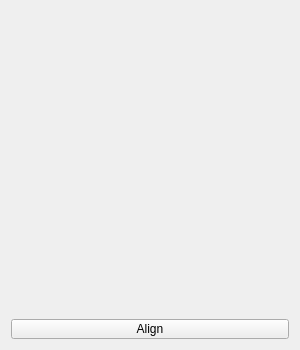
<?xml version="1.0" encoding="UTF-8"?>
<ui version="4.0">
 <class>centralWidget</class>
 <widget class="QWidget" name="centralWidget">
  <property name="geometry">
   <rect>
    <x>0</x>
    <y>0</y>
    <width>300</width>
    <height>350</height>
   </rect>
  </property>
  <property name="windowTitle">
   <string>Form</string>
  </property>
  <layout class="QVBoxLayout" name="centralLayout">
   <item>
    <widget class="QScrollArea" name="scrollArea">
     <property name="frameShape">
      <enum>QFrame::NoFrame</enum>
     </property>
     <property name="horizontalScrollBarPolicy">
      <enum>Qt::ScrollBarAlwaysOff</enum>
     </property>
     <property name="widgetResizable">
      <bool>true</bool>
     </property>
     <widget class="QWidget" name="scrollAreaContents">
      <property name="geometry">
       <rect>
        <x>0</x>
        <y>0</y>
        <width>282</width>
        <height>306</height>
       </rect>
      </property>
     </widget>
    </widget>
   </item>
   <item>
    <widget class="QPushButton" name="alignPushButton">
     <property name="minimumSize">
      <size>
       <width>0</width>
       <height>20</height>
      </size>
     </property>
     <property name="maximumSize">
      <size>
       <width>16777215</width>
       <height>20</height>
      </size>
     </property>
     <property name="text">
      <string>Align</string>
     </property>
    </widget>
   </item>
  </layout>
 </widget>
 <resources/>
 <connections/>
</ui>
